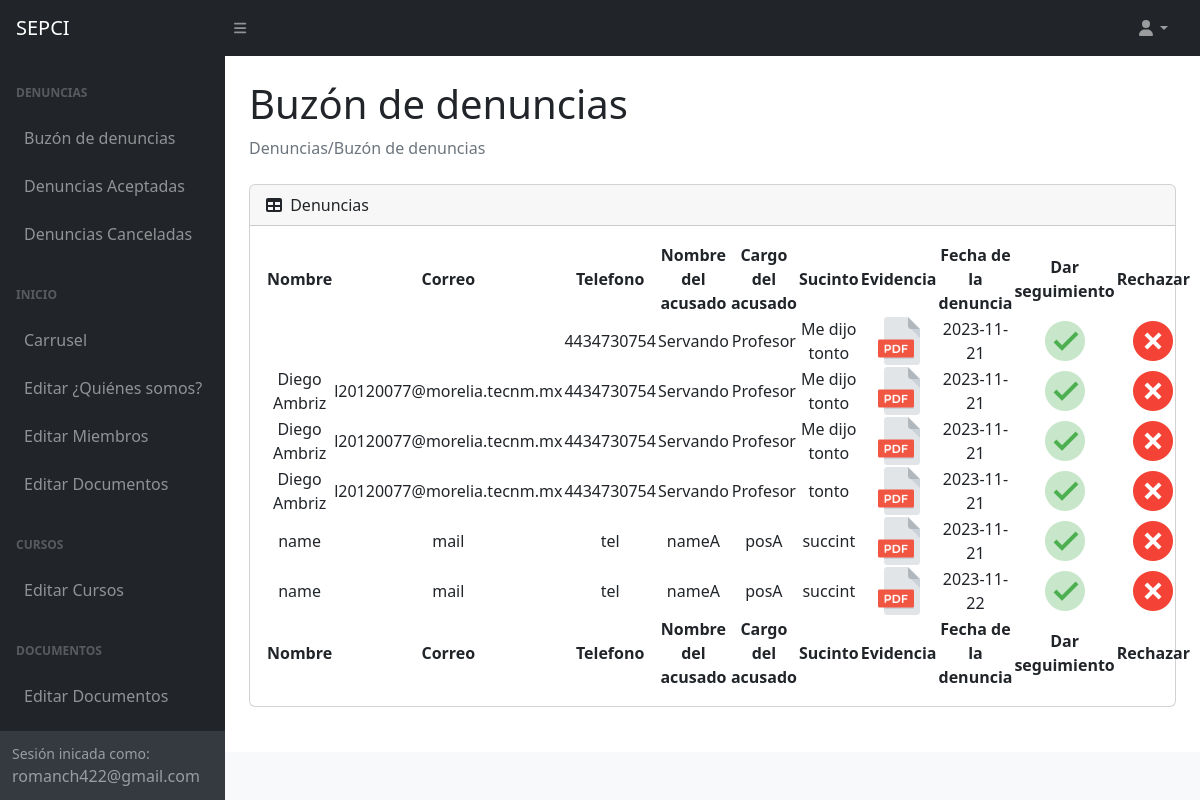
Page /Admin/Panel/index.php (signed in) on the committed database.
### tables this page shows
CREATE TABLE `complaints` (
  `id_complaint` int(11) NOT NULL,
  `full_name` varchar(100) DEFAULT NULL,
  `mail` varchar(50) DEFAULT NULL,
  `tel_number` varchar(10) NOT NULL,
  `full_nameA` varchar(100) NOT NULL,
  `positionA` varchar(50) NOT NULL,
  `succint` mediumtext NOT NULL,
  `evidence` varchar(100) DEFAULT NULL,
  `date` date NOT NULL,
  `status` int(11) NOT NULL
);

### php/DBManager/open.php (called while the page is built, shortened)
<?php
    if(isset($_SESSION['name'])){
        return $sesion=true;
    }else{
        return $sesion=false;
    }
?>

### php/DBManager/DBManager.php (called while the page is built, shortened)
<?php
class DBManager
{
    private function open()
    {
        $link = mysqli_connect("127.0.0.1", "root", null, "sepci") or die('Error connecting to Data Base');
        return $link;
    }
    public function showComplaints()
    {
        $link = $this->open();
        $query = "SELECT full_name, mail, tel_number, full_nameA, positionA, succint, evidence, date, id_complaint  FROM complaints WHERE status=0";
        $result = $link->query($query);
        return $result;
    }
    }
?>

### php/DBManager/endPointComplain.php (called while the page is built)
<?php
require 'DBManager.php';
$db = new DBMAnager();
$data = $db->showComplaints();
?>

### Admin/Panel/index.php (the view, shortened to what this page needs)
<?php
include("../../php/DBManager/open.php");
if ($sesion) {
    ?>
<!DOCTYPE html>
<html lang="es">
<head>
    <link href="https://cdn.jsdelivr.net/npm/simple-datatables@7.1.2/dist/style.min.css" rel="stylesheet" />
    <link href="css/styles.css" rel="stylesheet" />
</head>
<body class="sb-nav-fixed">
    <nav class="sb-topnav navbar navbar-expand navbar-dark bg-dark">
        <a class="navbar-brand ps-3" href="index.php">SEPCI</a>
        <button class="btn btn-link btn-sm order-1 order-lg-0 me-4 me-lg-0" id="sidebarToggle" href="#!"><i
                class="fas fa-bars"></i></button>
        <ul class="navbar-nav ms-auto ms-md-8 me-3 me-lg-4">
            <li class="nav-item dropdown">
                <a class="nav-link dropdown-toggle" id="navbarDropdown" href="#" role="button" data-bs-toggle="dropdown"
                    aria-expanded="false"><i class="fas fa-user fa-fw"></i></a>
            </li>
        </ul>
    </nav>
    <div id="layoutSidenav">
        <div id="layoutSidenav_nav">
            <nav class="sb-sidenav accordion sb-sidenav-dark" id="sidenavAccordion">
                <div class="sb-sidenav-menu">
                    <div class="nav">
                        <div class="sb-sidenav-menu-heading">Denuncias</div>
                        <a class="nav-link" href="index.php">
                            Buzón de denuncias
                        </a>
                        <a class="nav-link" href="complaintAcept.php">
                            Denuncias Aceptadas
                        </a>
                        <a class="nav-link" href="complaintCancel.php">
                            Denuncias Canceladas
                        </a>
                        <div class="sb-sidenav-menu-heading">Inicio</div>
                        <a class="nav-link" href="SliderCRUD.php">
                            Carrusel
                        </a>
                        <a class="nav-link" href="QuienesSomos.php">
                            Editar ¿Quiénes somos?
                        </a>
                        <a class="nav-link" href="Miembros.php">
                            Editar Miembros
                        </a>
                        <a class="nav-link" href="EditarDocumentos.php">
                            Editar Documentos
                        </a>
                        <div class="sb-sidenav-menu-heading">Cursos</div>
                        <a class="nav-link" href="Cursos.php">
                            Editar Cursos
                        </a>
                        <div class="sb-sidenav-menu-heading">Documentos</div>
                        <a class="nav-link" href="Documentos.php">
                            Editar Documentos
                        </a>
                    </div>
                </div>
                <div class="sb-sidenav-footer">
                    <div class="small">Sesión inicada como:</div>
                    <?php echo $_SESSION['name']; ?>
                </div>
            </nav>
        </div>
        <div id="layoutSidenav_content">
            <main>
                <div class="container-fluid px-4">
                    <h1 class="mt-4">Buzón de denuncias</h1>
                    <ol class="breadcrumb mb-4">
                        <li class="breadcrumb-item active">Denuncias/Buzón de denuncias</li>
                    </ol>
                    <div class="card mb-4">
                        <div class="card-header">
                            <i class="fas fa-table me-1"></i>
                            Denuncias
                        </div>
                        <div class="card-body">
                            <table id="datatablesSimple" style="text-align:center">
                                <thead>
                                    <tr>
                                        <th>Nombre</th>
                                        <th>Correo</th>
                                        <th>Telefono</th>
                                        <th>Nombre del acusado</th>
                                        <th>Cargo del acusado</th>
                                        <th>Sucinto</th>
                                        <th>Evidencia</th>
                                        <th>Fecha de la denuncia</th>
                                        <th>Dar seguimiento</th>
                                        <th>Rechazar</th>
                                    </tr>
                                </thead>
                                <tfoot>
                                    <tr>
                                        <th>Nombre</th>
                                        <th>Correo</th>
                                        <th>Telefono</th>
                                        <th>Nombre del acusado</th>
                                        <th>Cargo del acusado</th>
                                        <th>Sucinto</th>
                                        <th>Evidencia</th>
                                        <th>Fecha de la denuncia</th>
                                        <th>Dar seguimiento</th>
                                        <th>Rechazar</th>
                                    </tr>
                                </tfoot>
                                <tbody>
                                    <?php
                                        include_once '../../php/DBManager/endPointComplain.php';
                                        while ($row = $data->fetch_assoc()) {
                                            ?>
                                    <tr>
                                        <td>
                                            <?php echo $row['full_name'] ?>
                                        </td>
                                        <td>
                                            <?php echo $row['mail'] ?>
                                        </td>
                                        <td>
                                            <?php echo $row['tel_number'] ?>
                                        </td>
                                        <td>
                                            <?php echo $row['full_nameA'] ?>
                                        </td>
                                        <td>
                                            <?php echo $row['positionA'] ?>
                                        </td>
                                        <td>
                                            <?php echo $row['succint'] ?>
                                        </td>
                                        <td>
                                            <a target="_blank"
                                                href="<?php echo '../../pdf/Complains/' . $row['evidence']; ?>">
                                                <img src="../../img/pdf.png" width="48px" height="48px">
                                            </a>
                                        </td>
                                        <td>
                                            <?php echo $row['date'] ?>
                                        </td>
                                        <td>
                                            <a style="cursor: pointer"
                                                href="../../php/DBManager/actionComplaintAcept.php?id=<?php echo $row['id_complaint'] ?>">
                                                <img src="../../img/aceptar.png">
                                            </a>
                                        </td>
                                        <td>
                                            <a style="cursor: pointer"
                                                href="../../php/DBManager/actionComplaintCancel.php?id=<?php echo $row['id_complaint'] ?>">
                                                <img src="../../img/cancelar.png">
                                            </a>
                                        </td>
                                    </tr>
                                    <?php
                                        }
                                        ?>
                                </tbody>
                            </table>
                        </div>
                    </div>
                </div>
            </main>
            <footer class="py-4 bg-light mt-auto">
            </footer>
        </div>
    </div>
</body>
</html>
<?php
} else {
    header('Location: ../login.php');
}
?>

### rows in the picture
complaints: tel_number "4434730754", full_nameA "Servando", positionA "Profesor", succint "Me dijo tonto", date "2023-11-21"
complaints: full_name "Diego Ambriz", mail "l20120077@morelia.tecnm.mx", tel_number "4434730754", full_nameA "Servando", positionA "Profesor", succint "Me dijo tonto", date "2023-11-21"
complaints: full_name "Diego Ambriz", mail "l20120077@morelia.tecnm.mx", tel_number "4434730754", full_nameA "Servando", positionA "Profesor", succint "Me dijo tonto", date "2023-11-21"
complaints: full_name "Diego Ambriz", mail "l20120077@morelia.tecnm.mx", tel_number "4434730754", full_nameA "Servando", positionA "Profesor", succint "tonto", date "2023-11-21"
complaints: full_name "name", mail "mail", tel_number "tel", full_nameA "nameA", positionA "posA", succint "succint", date "2023-11-21"
complaints: full_name "name", mail "mail", tel_number "tel", full_nameA "nameA", positionA "posA", succint "succint", date "2023-11-22"

### other values in the picture
$_SESSION['name'] "romanch422@gmail.com"
